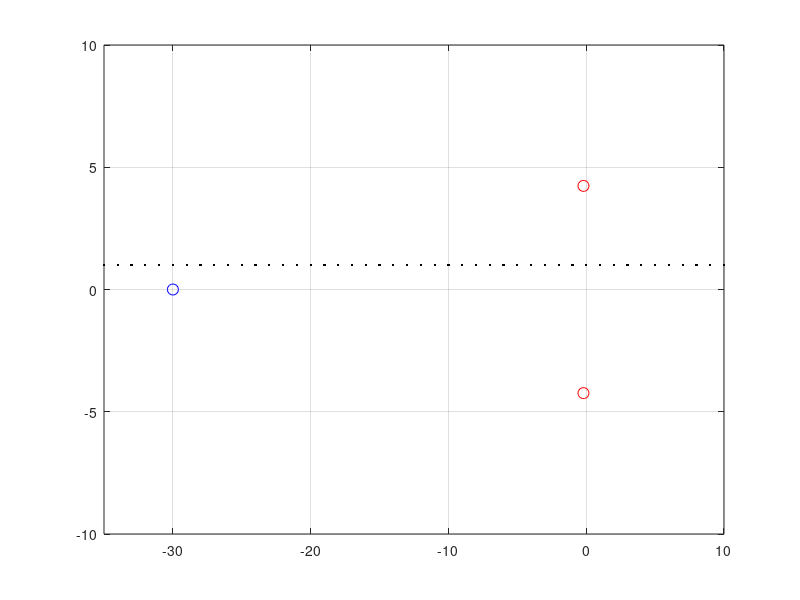

This chart was generated by the following MATLAB code: (Note: this script raises an error after producing the figure.)
p1=plot(-0.2,4.2379,'ro','MarkerSize',8);grid
hold on
plot(-0.2,-4.2379,'ro','MarkerSize',8)
p2=plot(-30,0,'bo','MarkerSize',8);
xlim([-35 10])
ylim([-10 10])
plot(-100:100,1,'k')
xline(0,'LineWidth',2)
yline(0,'LineWidth',2)
p3=plot(-0.44984,5.67899,'mx','MarkerSize',15);
plot(-0.44984,-5.67899,'mx','MarkerSize',15)


plot(-0.00015,2.35508,'mx','MarkerSize',15)
plot(-0.00015,-2.35508,'mx','MarkerSize',15)
legend([p1 p2 p3],'H_1(s) zerouri','H_2(s) zero','poli')
legend('Location','eastoutside')
title("Reprezentarea singularităților în planul complex")
xlabel('X');
ylabel('jY');